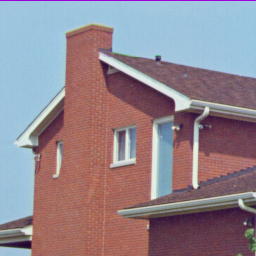
#> input picture 4.1.05.tiff, 256 x 256 px
$ python adaptive_thresholding.py
#> lines starting #> are read from the running program, lines starting #| are printed output that depends on the picture; after the words box and inside, x2 and y2 are one past the last pixel; in counts of white or black regions, pixels touching at a corner belong together
import cv2
import numpy as np

img = cv2.imread("4.1.05.tiff",0)
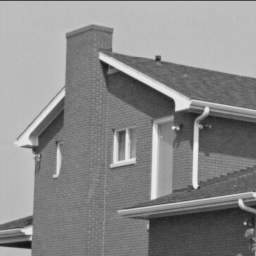
#> img: shape (256, 256); min 17, max 239, mean 138.1

#if the image have different lighting conditions in different areas , in such cases
#we should go for adaptive thresholding
#in this algorithm we find different value of thrshold for each region and then combine
#the whole image so that it give a better reasult with varying illumination


#it has three 'special' input params and only one output arguments

#adaptive method : it decides how to calculate the value of threshold
# 1) cv2.ADAPTIVE_THRESH_MEAN_C : threshold value is the mean of the neighbourhood area
# 2) cv2.ADAPTIVE_THRESH_GAUSSIAN_C : thrshold value is the weigthed sum of neighbourhood values
#       where weights are a gaussian window

#block size : it decides the size of the neighbourhood area

# C : it is the value of the constant which is subtracted fron the mean or weigthed mean calculated

#parameters of the AdaptiveThreshold(img , 255(max_value) , adaptive method , thrshold type , block_size, constant)

#on changing the value of block_size different effects on the image can be seen
#i.e the computing area of the algorithm changes which differs the output


block_size = 11
constant = 2

th1 = cv2.adaptiveThreshold(img,255,cv2.ADAPTIVE_THRESH_GAUSSIAN_C,cv2.THRESH_BINARY,block_size,constant)
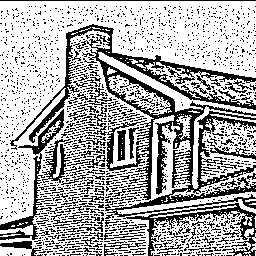
#> th1: shape (256, 256); 67.4% white; black in thin lines or dots

th2 = cv2.adaptiveThreshold(img,255,cv2.ADAPTIVE_THRESH_MEAN_C,cv2.THRESH_BINARY,block_size,constant)
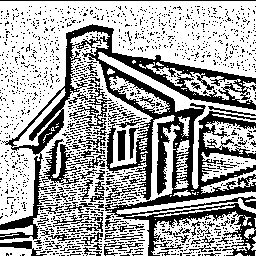
#> th2: shape (256, 256); 64.5% white; 1572 black regions (1497 under 20 px), largest, box (x1, y1, x2, y2) and area: (0, 24, 256, 256) 13999, (42, 139, 80, 185) 585, (69, 87, 112, 131) 404


windowname = ['normal','th1','th2']
image = [img,th1,th2]


for i in range(3):

    cv2.imshow(windowname[i],image[i])


cv2.waitKey(0)

cv2.destroyAllWindows()

$ run again, with lemon.jpeg saved as 4.1.05.tiff
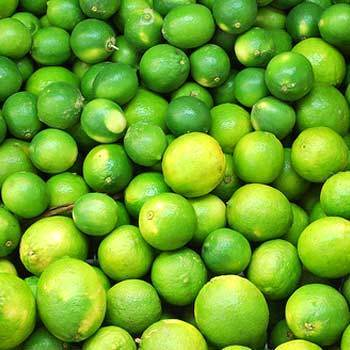
#> input picture lemon.jpeg, 350 x 350 px
#> `th1 = cv2.adaptiveThreshold(img,255,cv2.ADAPTIVE_THRESH_GAUSSIAN_C,cv2..`:
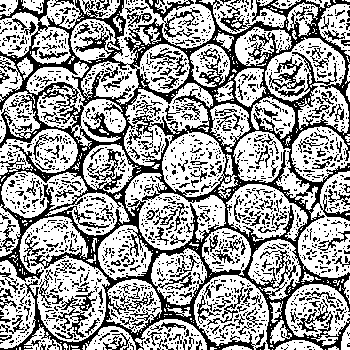
#> th1: shape (350, 350); 62.6% white; black in thin lines or dots
#> `th2 = cv2.adaptiveThreshold(img,255,cv2.ADAPTIVE_THRESH_MEAN_C,cv2.THR..`:
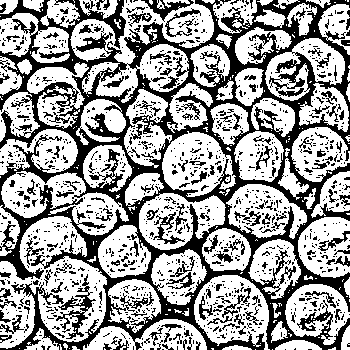
#> th2: shape (350, 350); 62% white; 1228 black regions (1069 under 20 px), largest, box (x1, y1, x2, y2) and area: (0, 0, 350, 350) 33806, (56, 274, 96, 339) 632, (141, 0, 194, 22) 358
